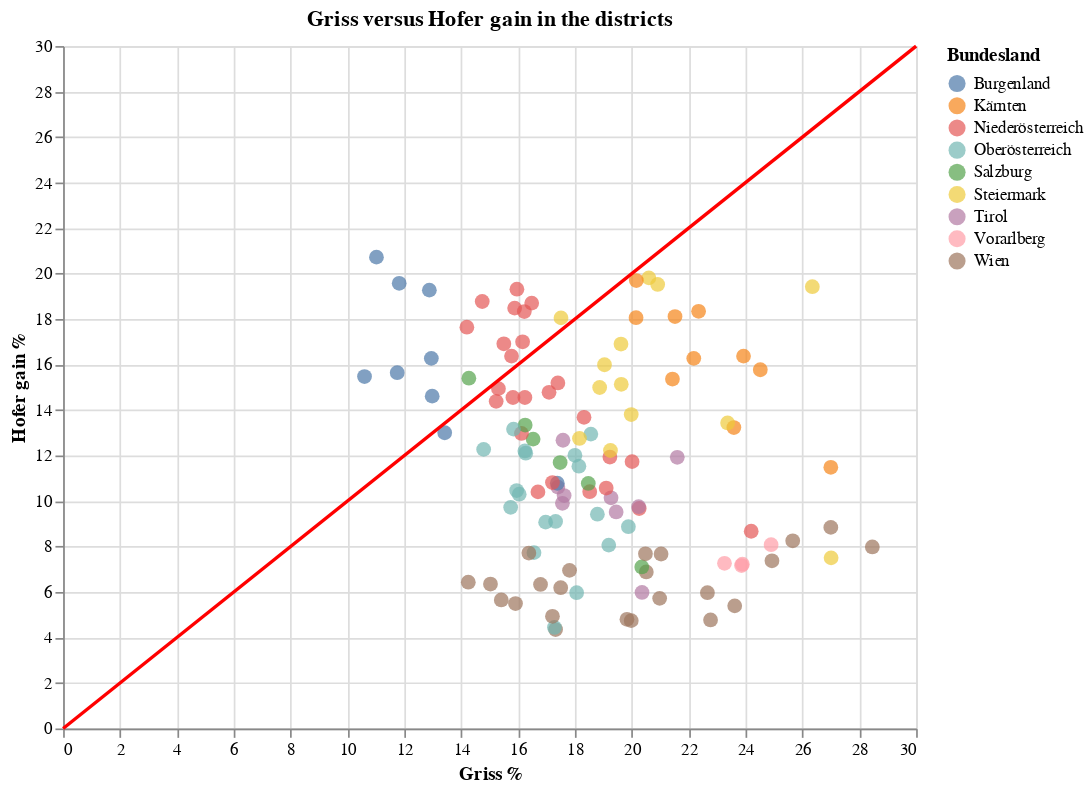

The code cell stored with this chart in its notebook:
### Markdown cell above
It is visible that only in districts in Burgenland (the weakest district of Griss) and Niederösterreich could Hofer gain more percent points than the first round result of Griss. At the same time, in most of the districts (exactly 99 districts) are below the red line, so Hofer could gain less percent points than the first round result of Griss. (It could also be because of the fact that Griss got the most of the votes of the "fallen-out" candidates)

### Code cell
scatter_plot = alt.Chart(df_griss_hofergain).mark_circle(filled=True, size=75).encode(
    x=alt.X('Griss %'),
    y=alt.Y('Hofer gain %'),
    tooltip=['Bundesland', 'Bezirk', 'Griss %', 'Hofer gain %', 'Griss % / Hofer gain %'],
    color='Bundesland:N'
).properties(
    width=500,
    height=400
)


data = [[0, 0], [30, 30]]
df10 = pd.DataFrame(data, columns=['Griss %', 'Hofer gain %'])

red_line = alt.Chart(df10).mark_line(color='red').encode(
    alt.X('Griss %'),
    alt.Y('Hofer gain %')
).properties(
    title='Griss versus Hofer gain in the districts'
)

# Combine scatter plot and red line
chart = scatter_plot + red_line

# Show the chart
chart

### Figure 1 — Vega-Lite specification as saved in the notebook (floating-point values rounded to 4 significant figures)
{"config": {"view": {"continuousWidth": 400, "continuousHeight": 300}}, "layer": [{"data": {"name": "data-93363d06d77cb3be39f646ea2a2c9ce1"}, "mark": {"type": "circle", "filled": true, "size": 75}, "encoding": {"color": {"field": "Bundesland", "type": "nominal"}, "tooltip": [{"field": "Bundesland", "type": "nominal"}, {"field": "Bezirk", "type": "nominal"}, {"field": "Griss %", "type": "quantitative"}, {"field": "Hofer gain %", "type": "quantitative"}, {"field": "Griss % / Hofer gain %", "type": "quantitative"}], "x": {"field": "Griss %", "type": "quantitative"}, "y": {"field": "Hofer gain %", "type": "quantitative"}}, "height": 400, "width": 500}, {"data": {"name": "data-595613977d98031e7a4875b5c456ed5a"}, "mark": {"type": "line", "color": "red"}, "encoding": {"x": {"field": "Griss %", "type": "quantitative"}, "y": {"field": "Hofer gain %", "type": "quantitative"}}, "title": "Griss versus Hofer gain in the districts"}], "$schema": "https://vega.github.io/schema/vega-lite/v4.17.0.json", "datasets": {"data-93363d06d77cb3be39f646ea2a2c9ce1": [{"Bundesland": "Wien", "Bezirk": "Wien  9., Alsergrund", "Griss %": 22.77, "Hofer gain %": 4.77, "Griss % / Hofer gain %": 4.774}, {"Bundesland": "Wien", "Bezirk": "Wien  4., Wieden", "Griss %": 23.62, "Hofer gain %": 5.39, "Griss % / Hofer gain %": 4.382}, {"Bundesland": "Wien", "Bezirk": "Wien  6., Mariahilf", "Griss %": 19.98, "Hofer gain %": 4.74, "Griss % / Hofer gain %": 4.215}, {"Bundesland": "Wien", "Bezirk": "Wien  7., Neubau", "Griss %": 19.83, "Hofer gain %": 4.8, "Griss % / Hofer gain %": 4.131}, {"Bundesland": "Wien", "Bezirk": "Wien  5., Margareten", "Griss %": 17.32, "Hofer gain %": 4.35, "Griss % / Hofer gain %": 3.982}, {"Bundesland": "Oberösterreich", "Bezirk": "Wels (Stadt)", "Griss %": 17.28, "Hofer gain %": 4.44, "Griss % / Hofer gain %": 3.892}, {"Bundesland": "Wien", "Bezirk": "Wien  8., Josefstadt", "Griss %": 22.66, "Hofer gain %": 5.97, "Griss % / Hofer gain %": 3.796}, {"Bundesland": "Wien", "Bezirk": "Wien  3., Landstraße", "Griss %": 20.98, "Hofer gain %": 5.72, "Griss % / Hofer gain %": 3.668}, {"Bundesland": "Steiermark", "Bezirk": "Graz (Stadt)", "Griss %": 27.01, "Hofer gain %": 7.5, "Griss % / Hofer gain %": 3.601}, {"Bundesland": "Wien", "Bezirk": "Wien  1., Innere Stadt", "Griss %": 28.46, "Hofer gain %": 7.98, "Griss % / Hofer gain %": 3.566}, {"Bundesland": "Wien", "Bezirk": "Wien  2., Leopoldstadt", "Griss %": 17.21, "Hofer gain %": 4.93, "Griss % / Hofer gain %": 3.491}, {"Bundesland": "Tirol", "Bezirk": "Innsbruck (Stadt)", "Griss %": 20.36, "Hofer gain %": 5.98, "Griss % / Hofer gain %": 3.405}, {"Bundesland": "Wien", "Bezirk": "Wien 18., Währing", "Griss %": 24.93, "Hofer gain %": 7.37, "Griss % / Hofer gain %": 3.383}, {"Bundesland": "Vorarlberg", "Bezirk": "Dornbirn", "Griss %": 23.86, "Hofer gain %": 7.16, "Griss % / Hofer gain %": 3.332}, {"Bundesland": "Vorarlberg", "Bezirk": "Bregenz", "Griss %": 23.89, "Hofer gain %": 7.22, "Griss % / Hofer gain %": 3.309}, {"Bundesland": "Vorarlberg", "Bezirk": "Bludenz", "Griss %": 23.26, "Hofer gain %": 7.26, "Griss % / Hofer gain %": 3.204}, {"Bundesland": "Wien", "Bezirk": "Wien 19., Döbling", "Griss %": 25.66, "Hofer gain %": 8.25, "Griss % / Hofer gain %": 3.11}, {"Bundesland": "Vorarlberg", "Bezirk": "Feldkirch", "Griss %": 24.9, "Hofer gain %": 8.08, "Griss % / Hofer gain %": 3.082}, {"Bundesland": "Wien", "Bezirk": "Wien 13., Hietzing", "Griss %": 27.0, "Hofer gain %": 8.84, "Griss % / Hofer gain %": 3.054}, {"Bundesland": "Oberösterreich", "Bezirk": "Linz (Stadt)", "Griss %": 18.06, "Hofer gain %": 5.97, "Griss % / Hofer gain %": 3.025}, {"Bundesland": "Wien", "Bezirk": "Wien 17., Hernals", "Griss %": 20.51, "Hofer gain %": 6.88, "Griss % / Hofer gain %": 2.981}, {"Bundesland": "Wien", "Bezirk": "Wien 20., Brigittenau", "Griss %": 15.91, "Hofer gain %": 5.49, "Griss % / Hofer gain %": 2.898}, {"Bundesland": "Salzburg", "Bezirk": "Salzburg (Stadt)", "Griss %": 20.35, "Hofer gain %": 7.1, "Griss % / Hofer gain %": 2.866}, {"Bundesland": "Wien", "Bezirk": "Wien 12., Meidling", "Griss %": 17.5, "Hofer gain %": 6.19, "Griss % / Hofer gain %": 2.827}, {"Bundesland": "Niederösterreich", "Bezirk": "Mödling", "Griss %": 24.2, "Hofer gain %": 8.67, "Griss % / Hofer gain %": 2.791}, {"Bundesland": "Wien", "Bezirk": "Wien 14., Penzing", "Griss %": 21.03, "Hofer gain %": 7.67, "Griss % / Hofer gain %": 2.742}, {"Bundesland": "Wien", "Bezirk": "Wien 15., Rudolfsheim-Fünfhaus", "Griss %": 15.41, "Hofer gain %": 5.65, "Griss % / Hofer gain %": 2.727}, {"Bundesland": "Wien", "Bezirk": "Wien 23., Liesing", "Griss %": 20.48, "Hofer gain %": 7.68, "Griss % / Hofer gain %": 2.667}, {"Bundesland": "Wien", "Bezirk": "Wien 16., Ottakring", "Griss %": 16.79, "Hofer gain %": 6.33, "Griss % / Hofer gain %": 2.652}, {"Bundesland": "Wien", "Bezirk": "Wien 22., Donaustadt", "Griss %": 17.81, "Hofer gain %": 6.95, "Griss % / Hofer gain %": 2.563}, {"Bundesland": "Oberösterreich", "Bezirk": "Linz-Land", "Griss %": 19.19, "Hofer gain %": 8.06, "Griss % / Hofer gain %": 2.381}, {"Bundesland": "Wien", "Bezirk": "Wien 10., Favoriten", "Griss %": 15.03, "Hofer gain %": 6.35, "Griss % / Hofer gain %": 2.367}, {"Bundesland": "Kärnten", "Bezirk": "Klagenfurt (Stadt)", "Griss %": 27.0, "Hofer gain %": 11.48, "Griss % / Hofer gain %": 2.352}, {"Bundesland": "Oberösterreich", "Bezirk": "Urfahr-Umgebung", "Griss %": 19.88, "Hofer gain %": 8.87, "Griss % / Hofer gain %": 2.241}, {"Bundesland": "Wien", "Bezirk": "Wien 11., Simmering", "Griss %": 14.25, "Hofer gain %": 6.43, "Griss % / Hofer gain %": 2.216}, {"Bundesland": "Oberösterreich", "Bezirk": "Steyr (Stadt)", "Griss %": 16.56, "Hofer gain %": 7.73, "Griss % / Hofer gain %": 2.142}, {"Bundesland": "Wien", "Bezirk": "Wien 21., Floridsdorf", "Griss %": 16.38, "Hofer gain %": 7.71, "Griss % / Hofer gain %": 2.125}, {"Bundesland": "Niederösterreich", "Bezirk": "Wien-Umgebung", "Griss %": 20.26, "Hofer gain %": 9.67, "Griss % / Hofer gain %": 2.095}, {"Bundesland": "Tirol", "Bezirk": "Innsbruck-Land", "Griss %": 20.24, "Hofer gain %": 9.75, "Griss % / Hofer gain %": 2.076}, {"Bundesland": "Tirol", "Bezirk": "Reutte", "Griss %": 19.45, "Hofer gain %": 9.52, "Griss % / Hofer gain %": 2.043}, {"Bundesland": "Oberösterreich", "Bezirk": "Gmunden", "Griss %": 18.79, "Hofer gain %": 9.42, "Griss % / Hofer gain %": 1.995}, {"Bundesland": "Oberösterreich", "Bezirk": "Wels-Land", "Griss %": 17.32, "Hofer gain %": 9.1, "Griss % / Hofer gain %": 1.903}, {"Bundesland": "Tirol", "Bezirk": "Kitzbühel", "Griss %": 19.27, "Hofer gain %": 10.14, "Griss % / Hofer gain %": 1.9}, {"Bundesland": "Oberösterreich", "Bezirk": "Vöcklabruck", "Griss %": 16.97, "Hofer gain %": 9.07, "Griss % / Hofer gain %": 1.871}, {"Bundesland": "Tirol", "Bezirk": "Lienz", "Griss %": 21.6, "Hofer gain %": 11.92, "Griss % / Hofer gain %": 1.812}, {"Bundesland": "Niederösterreich", "Bezirk": "Krems an der Donau (Stadt)", "Griss %": 19.1, "Hofer gain %": 10.57, "Griss % / Hofer gain %": 1.807}, {"Bundesland": "Kärnten", "Bezirk": "Villach (Stadt)", "Griss %": 23.59, "Hofer gain %": 13.23, "Griss % / Hofer gain %": 1.783}, {"Bundesland": "Niederösterreich", "Bezirk": "Baden", "Griss %": 18.52, "Hofer gain %": 10.41, "Griss % / Hofer gain %": 1.779}, {"Bundesland": "Tirol", "Bezirk": "Imst", "Griss %": 17.56, "Hofer gain %": 9.9, "Griss % / Hofer gain %": 1.774}, {"Bundesland": "Steiermark", "Bezirk": "Graz-Umgebung", "Griss %": 23.37, "Hofer gain %": 13.43, "Griss % / Hofer gain %": 1.74}, {"Bundesland": "Tirol", "Bezirk": "Landeck", "Griss %": 17.62, "Hofer gain %": 10.24, "Griss % / Hofer gain %": 1.721}, {"Bundesland": "Salzburg", "Bezirk": "Salzburg-Umgebung", "Griss %": 18.47, "Hofer gain %": 10.77, "Griss % / Hofer gain %": 1.715}, {"Bundesland": "Niederösterreich", "Bezirk": "Korneuburg", "Griss %": 20.01, "Hofer gain %": 11.73, "Griss % / Hofer gain %": 1.706}, {"Bundesland": "Tirol", "Bezirk": "Kufstein", "Griss %": 17.4, "Hofer gain %": 10.61, "Griss % / Hofer gain %": 1.64}, {"Bundesland": "Oberösterreich", "Bezirk": "Grieskirchen", "Griss %": 15.74, "Hofer gain %": 9.72, "Griss % / Hofer gain %": 1.619}, {"Bundesland": "Burgenland", "Bezirk": "Eisenstadt (Stadt)", "Griss %": 17.38, "Hofer gain %": 10.78, "Griss % / Hofer gain %": 1.612}, {"Bundesland": "Niederösterreich", "Bezirk": "Waidhofen an der Ybbs (Stadt)", "Griss %": 19.23, "Hofer gain %": 11.93, "Griss % / Hofer gain %": 1.612}, {"Bundesland": "Niederösterreich", "Bezirk": "Wiener Neustadt (Stadt)", "Griss %": 16.7, "Hofer gain %": 10.4, "Griss % / Hofer gain %": 1.606}, {"Bundesland": "Niederösterreich", "Bezirk": "Sankt Pölten (Stadt)", "Griss %": 17.21, "Hofer gain %": 10.81, "Griss % / Hofer gain %": 1.592}, {"Bundesland": "Steiermark", "Bezirk": "Bruck-Mürzzuschlag", "Griss %": 19.25, "Hofer gain %": 12.22, "Griss % / Hofer gain %": 1.575}, {"Bundesland": "Oberösterreich", "Bezirk": "Steyr-Land", "Griss %": 18.14, "Hofer gain %": 11.53, "Griss % / Hofer gain %": 1.573}, {"Bundesland": "Oberösterreich", "Bezirk": "Eferding", "Griss %": 16.04, "Hofer gain %": 10.3, "Griss % / Hofer gain %": 1.557}, {"Bundesland": "Kärnten", "Bezirk": "Klagenfurt Land", "Griss %": 24.52, "Hofer gain %": 15.77, "Griss % / Hofer gain %": 1.555}, {"Bundesland": "Oberösterreich", "Bezirk": "Ried im Innkreis", "Griss %": 15.95, "Hofer gain %": 10.46, "Griss % / Hofer gain %": 1.525}, {"Bundesland": "Oberösterreich", "Bezirk": "Kirchdorf an der Krems", "Griss %": 18.0, "Hofer gain %": 12.01, "Griss % / Hofer gain %": 1.499}, {"Bundesland": "Salzburg", "Bezirk": "Hallein", "Griss %": 17.48, "Hofer gain %": 11.69, "Griss % / Hofer gain %": 1.495}, {"Bundesland": "Kärnten", "Bezirk": "Hermagor", "Griss %": 23.93, "Hofer gain %": 16.37, "Griss % / Hofer gain %": 1.462}, {"Bundesland": "Steiermark", "Bezirk": "Liezen", "Griss %": 19.98, "Hofer gain %": 13.8, "Griss % / Hofer gain %": 1.448}, {"Bundesland": "Oberösterreich", "Bezirk": "Rohrbach", "Griss %": 18.56, "Hofer gain %": 12.94, "Griss % / Hofer gain %": 1.434}, {"Bundesland": "Steiermark", "Bezirk": "Leoben", "Griss %": 18.16, "Hofer gain %": 12.75, "Griss % / Hofer gain %": 1.424}, {"Bundesland": "Kärnten", "Bezirk": "Villach Land", "Griss %": 21.43, "Hofer gain %": 15.36, "Griss % / Hofer gain %": 1.395}, {"Bundesland": "Tirol", "Bezirk": "Schwaz", "Griss %": 17.58, "Hofer gain %": 12.67, "Griss % / Hofer gain %": 1.388}, {"Bundesland": "Kärnten", "Bezirk": "Spittal an der Drau", "Griss %": 22.18, "Hofer gain %": 16.27, "Griss % / Hofer gain %": 1.363}, {"Bundesland": "Steiermark", "Bezirk": "Deutschlandsberg", "Griss %": 26.35, "Hofer gain %": 19.42, "Griss % / Hofer gain %": 1.357}, {"Bundesland": "Oberösterreich", "Bezirk": "Perg", "Griss %": 16.27, "Hofer gain %": 12.1, "Griss % / Hofer gain %": 1.345}, {"Bundesland": "Niederösterreich", "Bezirk": "Tulln", "Griss %": 18.32, "Hofer gain %": 13.68, "Griss % / Hofer gain %": 1.339}, {"Bundesland": "Oberösterreich", "Bezirk": "Freistadt", "Griss %": 16.24, "Hofer gain %": 12.2, "Griss % / Hofer gain %": 1.331}, {"Bundesland": "Salzburg", "Bezirk": "Zell am See", "Griss %": 16.53, "Hofer gain %": 12.72, "Griss % / Hofer gain %": 1.3}, {"Bundesland": "Steiermark", "Bezirk": "Weiz", "Griss %": 19.63, "Hofer gain %": 15.13, "Griss % / Hofer gain %": 1.297}, {"Bundesland": "Steiermark", "Bezirk": "Murtal", "Griss %": 18.87, "Hofer gain %": 14.99, "Griss % / Hofer gain %": 1.259}, {"Bundesland": "Niederösterreich", "Bezirk": "Amstetten", "Griss %": 16.12, "Hofer gain %": 12.97, "Griss % / Hofer gain %": 1.243}, {"Bundesland": "Kärnten", "Bezirk": "Feldkirchen", "Griss %": 22.35, "Hofer gain %": 18.34, "Griss % / Hofer gain %": 1.219}, {"Bundesland": "Salzburg", "Bezirk": "Sankt Johann im Pongau", "Griss %": 16.25, "Hofer gain %": 13.34, "Griss % / Hofer gain %": 1.218}, {"Bundesland": "Oberösterreich", "Bezirk": "Schärding", "Griss %": 14.79, "Hofer gain %": 12.27, "Griss % / Hofer gain %": 1.205}, {"Bundesland": "Oberösterreich", "Bezirk": "Braunau am Inn", "Griss %": 15.84, "Hofer gain %": 13.16, "Griss % / Hofer gain %": 1.204}, {"Bundesland": "Steiermark", "Bezirk": "Voitsberg", "Griss %": 19.04, "Hofer gain %": 15.99, "Griss % / Hofer gain %": 1.191}, {"Bundesland": "Kärnten", "Bezirk": "Sankt Veit an der Glan", "Griss %": 21.52, "Hofer gain %": 18.11, "Griss % / Hofer gain %": 1.188}, {"Bundesland": "Steiermark", "Bezirk": "Murau", "Griss %": 19.62, "Hofer gain %": 16.9, "Griss % / Hofer gain %": 1.161}, {"Bundesland": "Niederösterreich", "Bezirk": "Sankt Pölten (Land)", "Griss %": 17.09, "Hofer gain %": 14.78, "Griss % / Hofer gain %": 1.156}, {"Bundesland": "Niederösterreich", "Bezirk": "Krems (Land)", "Griss %": 17.4, "Hofer gain %": 15.19, "Griss % / Hofer gain %": 1.145}, {"Bundesland": "Kärnten", "Bezirk": "Völkermarkt", "Griss %": 20.15, "Hofer gain %": 18.06, "Griss % / Hofer gain %": 1.116}, {"Bundesland": "Niederösterreich", "Bezirk": "Wiener Neustadt (Land)", "Griss %": 16.24, "Hofer gain %": 14.55, "Griss % / Hofer gain %": 1.116}, {"Bundesland": "Niederösterreich", "Bezirk": "Neunkirchen", "Griss %": 15.82, "Hofer gain %": 14.55, "Griss % / Hofer gain %": 1.087}, {"Bundesland": "Steiermark", "Bezirk": "Leibnitz", "Griss %": 20.91, "Hofer gain %": 19.52, "Griss % / Hofer gain %": 1.071}, {"Bundesland": "Niederösterreich", "Bezirk": "Bruck an der Leitha", "Griss %": 15.23, "Hofer gain %": 14.38, "Griss % / Hofer gain %": 1.059}, {"Bundesland": "Steiermark", "Bezirk": "Südoststeiermark", "Griss %": 20.6, "Hofer gain %": 19.81, "Griss % / Hofer gain %": 1.04}, {"Bundesland": "Burgenland", "Bezirk": "Mattersburg", "Griss %": 13.42, "Hofer gain %": 13.0, "Griss % / Hofer gain %": 1.032}, {"Bundesland": "Niederösterreich", "Bezirk": "Gänserndorf", "Griss %": 15.31, "Hofer gain %": 14.94, "Griss % / Hofer gain %": 1.025}, {"Bundesland": "Kärnten", "Bezirk": "Wolfsberg", "Griss %": 20.16, "Hofer gain %": 19.69, "Griss % / Hofer gain %": 1.024}, {"Bundesland": "Steiermark", "Bezirk": "Hartberg-Fürstenfeld", "Griss %": 17.51, "Hofer gain %": 18.05, "Griss % / Hofer gain %": 0.97}, {"Bundesland": "Niederösterreich", "Bezirk": "Lilienfeld", "Griss %": 15.77, "Hofer gain %": 16.37, "Griss % / Hofer gain %": 0.963}, {"Bundesland": "Niederösterreich", "Bezirk": "Mistelbach", "Griss %": 16.16, "Hofer gain %": 17.0, "Griss % / Hofer gain %": 0.951}, {"Bundesland": "Salzburg", "Bezirk": "Tamsweg", "Griss %": 14.27, "Hofer gain %": 15.4, "Griss % / Hofer gain %": 0.927}, {"Bundesland": "Niederösterreich", "Bezirk": "Melk", "Griss %": 15.5, "Hofer gain %": 16.91, "Griss % / Hofer gain %": 0.917}, {"Bundesland": "Burgenland", "Bezirk": "Eisenstadt-Umgebung", "Griss %": 12.98, "Hofer gain %": 14.61, "Griss % / Hofer gain %": 0.888}, {"Bundesland": "Niederösterreich", "Bezirk": "Waidhofen an der Thaya", "Griss %": 16.22, "Hofer gain %": 18.33, "Griss % / Hofer gain %": 0.885}, {"Bundesland": "Niederösterreich", "Bezirk": "Hollabrunn", "Griss %": 16.48, "Hofer gain %": 18.7, "Griss % / Hofer gain %": 0.881}, {"Bundesland": "Niederösterreich", "Bezirk": "Scheibbs", "Griss %": 15.88, "Hofer gain %": 18.48, "Griss % / Hofer gain %": 0.859}, {"Bundesland": "Niederösterreich", "Bezirk": "Horn", "Griss %": 15.96, "Hofer gain %": 19.31, "Griss % / Hofer gain %": 0.827}, {"Bundesland": "Niederösterreich", "Bezirk": "Gmünd", "Griss %": 14.2, "Hofer gain %": 17.64, "Griss % / Hofer gain %": 0.805}, {"Bundesland": "Burgenland", "Bezirk": "Neusiedl am See", "Griss %": 12.95, "Hofer gain %": 16.27, "Griss % / Hofer gain %": 0.796}, {"Bundesland": "Niederösterreich", "Bezirk": "Zwettl", "Griss %": 14.74, "Hofer gain %": 18.77, "Griss % / Hofer gain %": 0.785}, {"Bundesland": "Burgenland", "Bezirk": "Rust (Stadt)", "Griss %": 11.75, "Hofer gain %": 15.64, "Griss % / Hofer gain %": 0.751}, {"Bundesland": "Burgenland", "Bezirk": "Oberwart", "Griss %": 10.6, "Hofer gain %": 15.47, "Griss % / Hofer gain %": 0.685}, {"Bundesland": "Burgenland", "Bezirk": "Jennersdorf", "Griss %": 12.88, "Hofer gain %": 19.27, "Griss % / Hofer gain %": 0.668}, {"Bundesland": "Burgenland", "Bezirk": "Oberpullendorf", "Griss %": 11.82, "Hofer gain %": 19.57, "Griss % / Hofer gain %": 0.604}, {"Bundesland": "Burgenland", "Bezirk": "Güssing", "Griss %": 11.02, "Hofer gain %": 20.72, "Griss % / Hofer gain %": 0.532}], "data-595613977d98031e7a4875b5c456ed5a": [{"Griss %": 0, "Hofer gain %": 0}, {"Griss %": 30, "Hofer gain %": 30}]}}
